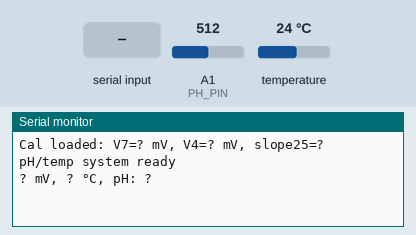
Recording of a sketch running on a simulated Arduino Mega 2560, built with avr-gcc and run on an emulated ATmega2560. Parts: the last lines printed to the serial monitor. The inputs (shaded band) are chosen by the test bench; at power-on: A1 (PH_PIN) = 512, temperature 24 °C. EEPROM starts erased.

Above: at 1.2 s.
1.3 s: "cal7\n" received over Serial
At 2.6 s:
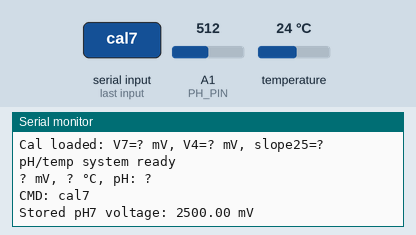
3.3 s: "calph\n" received over the second serial link
At 4.4 s:
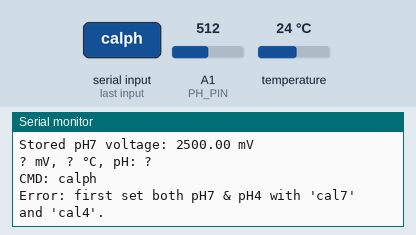
5.2 s: "1\n" received over Serial
At 5.9 s:
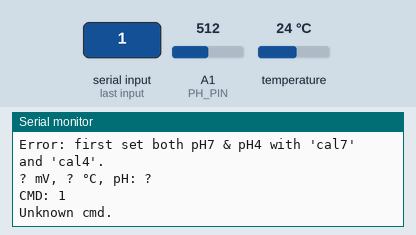
7.0 s: "cal4\n" received over the second serial link
At 7.8 s:
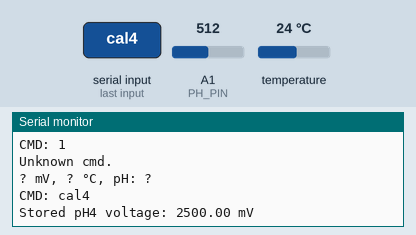

The sketch:

pHCal.ino
```cpp
#include <EEPROM.h>
#include <OneWire.h>
#include <DallasTemperature.h>

///////////////////////////////////////////////////////////
//  STATIC VARIABLES (immutable)
///////////////////////////////////////////////////////////
#define PH_PIN         A1        // pH sensor analog pin
#define ONE_WIRE_BUS   2         // DS18B20 data pin
#define REF_VOLTAGE    5000.0f   // ADC reference (mV)
#define NUM_SAMPLES    10        // samples for averaging


///////////////////////////////////////////////////////////
//  VARIABLES (mutable)
///////////////////////////////////////////////////////////

/*
 * EEPROM stands for Electrically Erasable Programmable Read-Only Memory. This is how we send our
 * instructions to the sensor so it knows how to interpret the data it recieves. ADDR_V7_MV and ADDR_V4_MV are memory
 * addresses (places in memory) where we store our calibration data for voltage at a pH of 7 and 4 respectively.
 */
const int ADDR_V7_MV   = 0;
const int ADDR_V4_MV   = ADDR_V7_MV + sizeof(float);
const int ADDR_SLOPE25 = ADDR_V4_MV + sizeof(float);

// Calibration vars
/*
 * These are the mutable variables that we load our calibration data into and do math with
 */
float v7_mV    = 0.0f;   // measured mV at pH 7.0
float v4_mV    = 0.0f;   // measured mV at pH 4.0
float slope25  = 0.0f;   // true Nernst slope at 25 °C (pH/mV)

/*
 * oneWire is the object that knows how to talk to any OneWire devices connected to pin 2.
 * Sensors is a higher-level object representing the temperature sensor(s), connected to the oneWire bus.
 * Like saying, "Here’s my OneWire bus object. Please manage all DS18B20 sensors that are connected to it."
 * (can call all or reference specific sensor ID)
  */
OneWire oneWire(ONE_WIRE_BUS);
DallasTemperature sensors(&oneWire);


///////////////////////////////////////////////////////////
//  MAIN LOOP BODY
///////////////////////////////////////////////////////////

/*
 * Setup initializes variables using our stored calibration data
 * Serial is our USB console
 * Serial1 is our Bluetooth module
 */
void setup() {
  // USB console
  Serial.begin(115200);
  // hardware UART → Bluetooth module
  Serial1.begin(9600);

  sensors.begin();
  loadCalibration();

  Serial.println(F("pH/temp system ready"));
  Serial1.println(F("pH/temp system ready"));
}


/*
 * our loop is 5 steps and occurs once every second (1000 ms)
 *
 * 1) read pH sensor voltage
 * 2) read current temperature
 * 3) compute temperature-adjusted slope
 * 4) compute pH anchored at pH=7 voltage
 * 5) report to both USB and Bluetooth
 *
 * These values are placed into an array of maximum 64 characters called "buf"
 * that holds the formatted string in the form "xxx mV, xx.x °C, pH: x.xx".
 * That array of data is then sent to both the USB console and the bluetooth module
 */
void loop() {
  processSerialCommands();

  // 1) read pH sensor voltage
  float ph_mV = readAverageVoltage(PH_PIN);

  // 2) read current temperature
  sensors.requestTemperatures();
  float tempC = sensors.getTempCByIndex(0);

  // 3) compute temperature-adjusted slope
  float slopeT = slope25 * ((tempC + 273.15f) / 298.15f);

  // 4) compute pH anchored at pH=7 voltage
  float pH_val = 7.0f + slopeT * (ph_mV - v7_mV);

  // 5) report to both USB and Bluetooth
  char buf[64];
  int n = snprintf(buf, sizeof(buf),
    "%.1f mV, %.1f °C, pH: %.2f",
    ph_mV, tempC, pH_val
  );

  Serial.println(buf);
  Serial1.println(buf);

  delay(1000);
}


///////////////////////////////////////////////////////////
//  HELPER METHODS
///////////////////////////////////////////////////////////

/*
 * Input: Arduino analog input pin that we are reading from
 * Output: Float representing averaged voltage in mV
 * Goal: Read+average raw ADC and convert to mV
 */
float readAverageVoltage(int pin) {
  long sum = 0;
  for (int i = 0; i < NUM_SAMPLES; i++) {
    sum += analogRead(pin);
    delay(5); //5 ms spacing inbetween readings to avoid noise disruptions
  }
  float avgRaw = sum / (float)NUM_SAMPLES; //NUM_SAMPLES cast to float to avoid int division (loses data)
  return avgRaw * (REF_VOLTAGE / 1024.0f); //converts ADC to mV
}


/*
 * This method is responsible for loading calibration data (voltages at pH 7, pH 4, and slope at 25 °C)
 * from the Arduino’s EEPROM memory when the system starts up
 * if slope25 = 0.0, a warning is sent because that means no calibration data has been saved yet
 */
void loadCalibration() {
  EEPROM.get(ADDR_V7_MV, v7_mV);
  EEPROM.get(ADDR_V4_MV, v4_mV);
  EEPROM.get(ADDR_SLOPE25, slope25);

  if (slope25 != 0.0f) {
    char buf[80];
    int n = snprintf(buf, sizeof(buf),
      "Cal loaded: V7=%.1f mV, V4=%.1f mV, slope25=%.6f",
      v7_mV, v4_mV, slope25
    );
    Serial.println(buf);
    Serial1.println(buf);
  } else {
    Serial.println("No calibration found. Use 'cal7', 'cal4', then 'calph'.");
    Serial1.println("No calibration found. Use 'cal7', 'cal4', then 'calph'.");
  }
}


/*
 * Handles serial commands (sequential bits of data) being sent over BOTH USB ("Serial") and Bluetooth ("Serial1")
 *
 */
void processSerialCommands() {
  // Helper lambda to read a line from a Stream
  auto tryRead = [&](Stream &stream) -> String {
    if (!stream.available()) return String(); //If there's nothing to read, return an empty string
    String s = stream.readStringUntil('\n'); //reads characters until newline or timeout
    s.trim(); //remove whitespace
    return s;
  };

  // Check USB, if nothing try Bluetooth next
  String cmd = tryRead(Serial);
  // If nothing on USB, check BT
  if (cmd.length() == 0) {
    cmd = tryRead(Serial1);
  }

  if (cmd.length() > 0) { // if cmd.length > 0, a USB/Bluetooth command was recieved
    // Echo back where it came from
    Serial.print(F("CMD: "));  Serial.println(cmd);
    Serial1.print(F("CMD: ")); Serial1.println(cmd);

    // Each of these conditionals will rewrite either the 7.0 pH voltage, 4.0 pH coltage,
    // or recalibrate the slope of the pH via the Nernst equation

    if (cmd == "cal7") {
      v7_mV = readAverageVoltage(PH_PIN);
      EEPROM.put(ADDR_V7_MV, v7_mV);
      Serial.print("Stored pH7 voltage: ");  Serial.print(v7_mV); Serial.println(" mV");
      Serial1.print("Stored pH7 voltage: "); Serial1.print(v7_mV); Serial1.println(" mV");
    }
    else if (cmd == "cal4") {
      v4_mV = readAverageVoltage(PH_PIN);
      EEPROM.put(ADDR_V4_MV, v4_mV);
      Serial.print("Stored pH4 voltage: ");  Serial.print(v4_mV); Serial.println(" mV");
      Serial1.print("Stored pH4 voltage: "); Serial1.print(v4_mV); Serial1.println(" mV");
    }
    else if (cmd == "calph") {
      if (v7_mV > 0 && v4_mV > 0 && v7_mV != v4_mV) {
        sensors.requestTemperatures();
        float tempC_cal = sensors.getTempCByIndex(0);
        float slope_cal = (7.0f - 4.0f) / (v7_mV - v4_mV);
        slope25 = slope_cal * (298.15f / (tempC_cal + 273.15f));
        EEPROM.put(ADDR_SLOPE25, slope25);

        Serial.print("Saved slope25 = ");  Serial.println(slope25, 6);
        Serial1.print("Saved slope25 = "); Serial1.println(slope25, 6);
      } else {
        Serial.println("Error: first set both pH7 & pH4 with 'cal7' and 'cal4'.");
        Serial1.println("Error: first set both pH7 & pH4 with 'cal7' and 'cal4'.");
      }
    }
    else {
      Serial.println("Unknown cmd.");
      Serial1.println("Unknown cmd.");
    }
  }
}
```

Measured:
- after the input at 1.3 s, the serial monitor: prints a new line after 0.53 s (image 1)
- after the input at 3.3 s, the serial monitor: prints a new line after 0.41 s (image 2)
- after the input at 5.2 s, the serial monitor: prints a new line after 0.33 s (image 3)
- after the input at 7.0 s, the serial monitor: prints a new line after 0.35 s (image 4)
